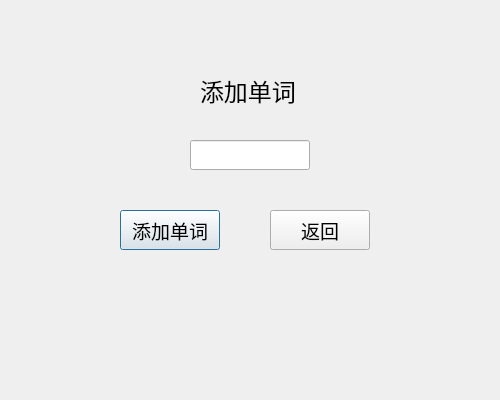
<?xml version="1.0" encoding="UTF-8"?>
<ui version="4.0">
 <class>Addword</class>
 <widget class="QDialog" name="Addword">
  <property name="geometry">
   <rect>
    <x>0</x>
    <y>0</y>
    <width>500</width>
    <height>400</height>
   </rect>
  </property>
  <property name="windowTitle">
   <string>添加单词</string>
  </property>
  <property name="modal">
   <bool>true</bool>
  </property>
  <widget class="QLabel" name="label">
   <property name="geometry">
    <rect>
     <x>200</x>
     <y>70</y>
     <width>100</width>
     <height>40</height>
    </rect>
   </property>
   <property name="font">
    <font>
     <pointsize>18</pointsize>
    </font>
   </property>
   <property name="text">
    <string>添加单词</string>
   </property>
  </widget>
  <widget class="QLineEdit" name="wordInput">
   <property name="geometry">
    <rect>
     <x>190</x>
     <y>140</y>
     <width>120</width>
     <height>30</height>
    </rect>
   </property>
   <property name="font">
    <font>
     <pointsize>14</pointsize>
    </font>
   </property>
  </widget>
  <widget class="QPushButton" name="addwordButton">
   <property name="geometry">
    <rect>
     <x>120</x>
     <y>210</y>
     <width>100</width>
     <height>40</height>
    </rect>
   </property>
   <property name="font">
    <font>
     <pointsize>14</pointsize>
    </font>
   </property>
   <property name="text">
    <string>添加单词</string>
   </property>
  </widget>
  <widget class="QPushButton" name="returnButton">
   <property name="geometry">
    <rect>
     <x>270</x>
     <y>210</y>
     <width>100</width>
     <height>40</height>
    </rect>
   </property>
   <property name="font">
    <font>
     <pointsize>14</pointsize>
    </font>
   </property>
   <property name="text">
    <string>返回</string>
   </property>
  </widget>
 </widget>
 <resources/>
 <connections/>
</ui>
